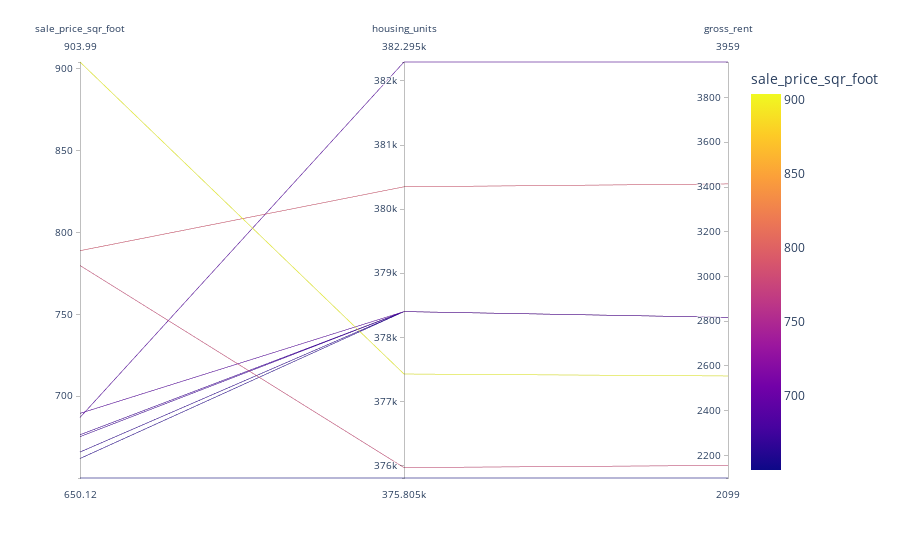

The notebook cell this image was saved under:
### Markdown cell above
## Parallel Coordinates and Parallel Categories Analysis

In this section, you will use plotly express to create parallel coordinates and parallel categories visualizations so that investors can interactively filter and explore various factors related to the sales price of the neighborhoods. 

Using the DataFrame of Average values per neighborhood (calculated above), create the following visualizations:
1. Create a Parallel Coordinates Plot
2. Create a Parallel Categories Plot

### Code cell
# Parallel Coordinates Plot
px.parallel_coordinates(rounded_top_10, color='sale_price_sqr_foot')

### Figure 1 — Plotly figure (JSON) as saved in the notebook; plotly's stock layout.template omitted (floating-point values rounded to 4 significant figures)
{"data": [{"dimensions": [{"label": "sale_price_sqr_foot", "values": [904.0, 788.8, 779.8, 689.6, 687.1, 676.5, 675.4, 666.0, 662.0, 650.1]}, {"label": "housing_units", "values": [377400.0, 380348, 376000.0, 378401, 382295, 378401, 378401, 378401, 378401, 375805]}, {"label": "gross_rent", "values": [2555.0, 3414, 2155.0, 2817.0, 3959, 2817.0, 2817.0, 2817.0, 2817.0, 2099]}], "domain": {"x": [0, 1], "y": [0, 1]}, "line": {"color": [904.0, 788.8, 779.8, 689.6, 687.1, 676.5, 675.4, 666.0, 662.0, 650.1], "coloraxis": "coloraxis"}, "name": "", "type": "parcoords"}], "layout": {"autosize": true, "coloraxis": {"colorbar": {"title": {"text": "sale_price_sqr_foot"}}, "colorscale": [[0, "#0d0887"], [0.1111, "#46039f"], [0.2222, "#7201a8"], [0.3333, "#9c179e"], [0.4444, "#bd3786"], [0.5556, "#d8576b"], [0.6667, "#ed7953"], [0.7778, "#fb9f3a"], [0.8889, "#fdca26"], [1, "#f0f921"]]}, "legend": {"tracegroupgap": 0}, "margin": {"t": 60}}}
